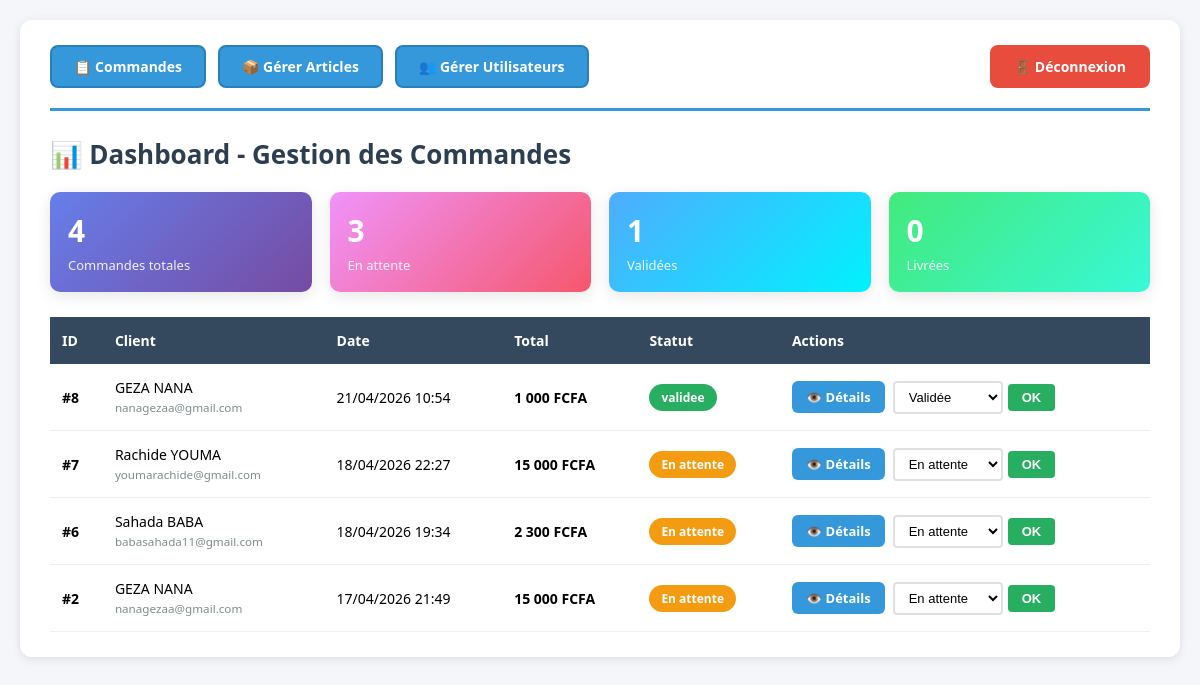
The page /admin_commandes.php (signed in) on the database its author committed.
### tables this page shows
CREATE TABLE `commande` (
  `id_commande` int(11) NOT NULL,
  `id_client` int(11) DEFAULT NULL,
  `id_article` int(11) DEFAULT NULL,
  `quantite` int(11) DEFAULT 1,
  `prix_total` decimal(10,2) DEFAULT NULL,
  `statut` enum('En_attente','validee','livree') DEFAULT 'En_attente',
  `date_commande` datetime DEFAULT current_timestamp()
);

CREATE TABLE `utilisateur` (
  `id` int(3) NOT NULL,
  `no` varchar(35) NOT NULL,
  `prenom` varchar(55) NOT NULL,
  `email` varchar(55) NOT NULL,
  `motpasse` varchar(255) DEFAULT NULL,
  `role` enum('admin','client') DEFAULT 'client',
  `date_inscription` datetime DEFAULT current_timestamp()
);

### admin_commandes.php (the view, shortened to what this page needs)
<?php
include "connexion_base.php";
$stmt = $conn->prepare("
    SELECT c.*, u.prenom, u.no, u.email
    FROM commande c
    JOIN utilisateur u ON c.id_client = u.id
    ORDER BY c.date_commande DESC
");
$stmt->execute();
$result = $stmt->get_result();
?>
<!DOCTYPE html>
<html>
<head>
</head>
<body>
    <div class="container">
        <div class="dashboard-nav">
            <a href="admin_commandes.php" class="nav-btn active">📋 Commandes</a>
            <a href="liste_article.php" class="nav-btn active">📦 Gérer Articles</a>
            <a href="liste_utilisateur.php" class="nav-btn active">👥 Gérer Utilisateurs</a>
            <a href="logout.php" class="nav-btn logout">🚪 Déconnexion</a>
        </div>
        <h1>📊 Dashboard - Gestion des Commandes</h1>
        <?php
        $total_cmd = $result->num_rows;
        $result->data_seek(0);
        $stmt_attente = $conn->prepare("SELECT COUNT(*) as nb FROM commande WHERE statut = 'En_attente'");
        $stmt_attente->execute();
        $nb_attente = $stmt_attente->get_result()->fetch_assoc()['nb'];
        $stmt_validee = $conn->prepare("SELECT COUNT(*) as nb FROM commande WHERE statut = 'validee'");
        $stmt_validee->execute();
        $nb_validee = $stmt_validee->get_result()->fetch_assoc()['nb'];
        $stmt_livree = $conn->prepare("SELECT COUNT(*) as nb FROM commande WHERE statut = 'livree'");
        $stmt_livree->execute();
        $nb_livree = $stmt_livree->get_result()->fetch_assoc()['nb'];
        ?>
        <div class="stats">
            <div class="stat-card stat-total">
                <h3><?php echo $total_cmd; ?></h3>
                <p>Commandes totales</p>
            </div>
            <div class="stat-card stat-attente">
                <h3><?php echo $nb_attente; ?></h3>
                <p>En attente</p>
            </div>
            <div class="stat-card stat-validee">
                <h3><?php echo $nb_validee; ?></h3>
                <p>Validées</p>
            </div>
            <div class="stat-card stat-livree">
                <h3><?php echo $nb_livree; ?></h3>
                <p>Livrées</p>
            </div>
        </div>
        <table>
            <tr>
                <th>ID</th>
                <th>Client</th>
                <th>Date</th>
                <th>Total</th>
                <th>Statut</th>
                <th>Actions</th>
            </tr>
            <?php while($cmd = $result->fetch_assoc()): ?>
            <tr>
                <td><strong>#<?php echo $cmd['id_commande']; ?></strong></td>
                <td>
                    <?php echo $cmd['prenom'] . ' ' . $cmd['no']; ?><br>
                    <small style="color:#7f8c8d;"><?php echo $cmd['email']; ?></small>
                </td>
                <td><?php echo date('d/m/Y H:i', strtotime($cmd['date_commande'])); ?></td>
                <td><strong><?php echo number_format($cmd['prix_total'], 0, ',', ' '); ?> FCFA</strong></td>
                <td>
                    <span class="badge badge-<?php echo $cmd['statut']; ?>">
                        <?php echo str_replace('_', ' ', $cmd['statut']); ?>
                    </span>
                </td>
                <td>
                    <div class="actions-cell">
                        <a href="details_commande.php?id=<?php echo $cmd['id_commande']; ?>" class="btn-details">👁️ Détails</a>
                        <form action="update_statu.php" method="POST" class="status-form">
                            <select name="statut">
                                <option value="En_attente" <?php if($cmd['statut']=='En_attente') echo 'selected'; ?>>En attente</option>
                                <option value="validee" <?php if($cmd['statut']=='validee') echo 'selected'; ?>>Validée</option>
                            </select>
                            <button type="submit" class="btn-ok">OK</button>
                        </form>
                    </div>
                </td>
            </tr>
            <?php endwhile; ?>
        </table>
    </div>
</body>
</html>

### admin_commandes.php (style rules this page uses)
* { margin: 0; padding: 0; box-sizing: border-box; }
body { font-family: 'Segoe UI', Arial, sans-serif; background: #f4f6f9; padding: 20px; }
.container { max-width: 1400px; margin: 0 auto; background: white; padding: 25px 30px; border-radius: 12px; box-shadow: 0 2px 10px rgba(0,0,0,0.1); }
.dashboard-nav { display: flex; flex-wrap: wrap; gap: 12px; margin-bottom: 25px; padding-bottom: 20px; border-bottom: 3px solid #3498db; align-items: center; }
.nav-btn { padding: 10px 22px; background: #ecf0f1; color: #2c3e50; text-decoration: none; border-radius: 8px; font-weight: 600; font-size: 14px; transition: 0.3s; border: 2px solid transparent; white-space: nowrap; }
.nav-btn.active { background: #3498db; color: white; border-color: #2980b9; }
.nav-btn.logout { margin-left: auto; background: #e74c3c; color: white; }
h1 { color: #2c3e50; margin-bottom: 20px; font-size: 26px; }
.stats { display: grid; grid-template-columns: repeat(auto-fit, minmax(200px, 1fr)); gap: 18px; margin-bottom: 25px; }
.stat-card { padding: 18px; border-radius: 10px; color: white; box-shadow: 0 4px 15px rgba(0,0,0,0.1); }
.stat-card h3 { font-size: 30px; margin-bottom: 5px; }
.stat-card p { opacity: 0.9; font-size: 13px; }
.stat-total { background: linear-gradient(135deg, #667eea 0%, #764ba2 100%); }
.stat-attente { background: linear-gradient(135deg, #f093fb 0%, #f5576c 100%); }
.stat-validee { background: linear-gradient(135deg, #4facfe 0%, #00f2fe 100%); }
.stat-livree { background: linear-gradient(135deg, #43e97b 0%, #38f9d7 100%); }
table { width: 100%; border-collapse: collapse; margin-top: 15px; }
th { background: #34495e; color: white; padding: 14px 12px; text-align: left; font-weight: 600; font-size: 14px; }
td { padding: 14px 12px; border-bottom: 1px solid #ecf0f1; font-size: 14px; }
.badge { padding: 5px 12px; border-radius: 20px; font-size: 12px; font-weight: 600; display: inline-block; white-space: nowrap; }
.badge-En_attente { background: #f39c12; color: white; }
.badge-validee { background: #27ae60; color: white; }
.actions-cell { display: flex; gap: 8px; align-items: center; flex-wrap: nowrap; }
.btn-details { background: #3498db; color: white; padding: 7px 14px; border-radius: 6px; text-decoration: none; font-size: 13px; font-weight: 600; transition: 0.3s; white-space: nowrap; border: none; cursor: pointer; }
.status-form { display: flex; gap: 5px; align-items: center; }
.status-form select { padding: 6px 10px; border: 2px solid #e0e0e0; border-radius: 4px; font-size: 13px; cursor: pointer; background: white; min-width: 110px; }
.btn-ok { background: #27ae60; color: white; border: none; padding: 6px 14px; border-radius: 4px; cursor: pointer; font-weight: 600; font-size: 13px; transition: 0.3s; white-space: nowrap; }

### rows shown on the page
commande: id_commande "8", id_client.prenom "GEZA", id_client.no "NANA", id_client.email "nanagezaa@gmail.com", date_commande "21/04/2026 10:54", prix_total "1 000", statut "validee", statut "Validée"
commande: id_commande "7", id_client.prenom "Rachide", id_client.no "YOUMA", id_client.email "youmarachide@gmail.com", date_commande "18/04/2026 22:27", prix_total "15 000", statut "En attente"
commande: id_commande "6", id_client.prenom "Sahada", id_client.no "BABA", id_client.email "babasahada11@gmail.com", date_commande "18/04/2026 19:34", prix_total "2 300", statut "En attente"
commande: id_commande "2", id_client.prenom "GEZA", id_client.no "NANA", id_client.email "nanagezaa@gmail.com", date_commande "17/04/2026 21:49", prix_total "15 000", statut "En attente"

### other values the page prints
$total_cmd "4"
$nb_attente "3"
$nb_validee "1"
$nb_livree "0"
